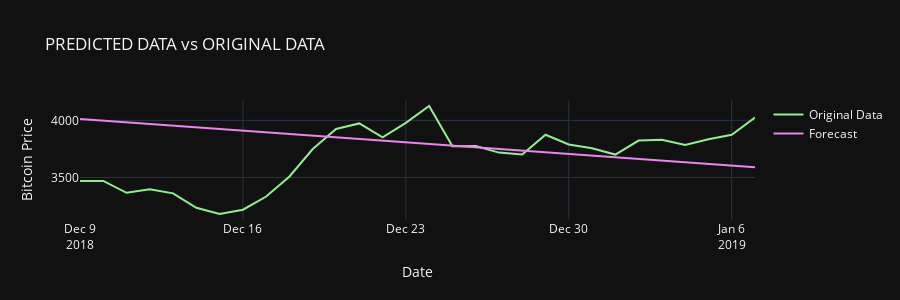

The notebook cell this image was saved under:
### Code cell
fig = go.Figure()

fig.add_trace(go.Scatter(x = df_test['date'], y = df_test['price'], marker_color='lightgreen', name='Original Data'))
fig.add_trace(go.Scatter(x = df_test['date'], y = predictions, marker_color='violet', name='Forecast'))

fig.update_layout(title = 'PREDICTED DATA vs ORIGINAL DATA', template = 'plotly_dark', height=300)
fig.update_xaxes(title='Date')
fig.update_yaxes(title='Bitcoin Price')

fig.show()

### Figure 1 — Plotly figure (JSON) as saved in the notebook; plotly's stock layout.template omitted (floating-point values rounded to 4 significant figures)
{"data": [{"marker": {"color": "lightgreen"}, "name": "Original Data", "type": "scatter", "x": ["2018-12-09", "2018-12-10", "2018-12-11", "2018-12-12", "2018-12-13", "2018-12-14", "2018-12-15", "2018-12-16", "2018-12-17", "2018-12-18", "2018-12-19", "2018-12-20", "2018-12-21", "2018-12-22", "2018-12-23", "2018-12-24", "2018-12-25", "2018-12-26", "2018-12-27", "2018-12-28", "2018-12-29", "2018-12-30", "2018-12-31", "2019-01-01", "2019-01-02", "2019-01-03", "2019-01-04", "2019-01-05", "2019-01-06", "2019-01-07"], "y": [3469.0, 3470.0, 3365.0, 3396.0, 3361.0, 3234.0, 3180.0, 3217.0, 3333.0, 3509.0, 3749.0, 3924.0, 3973.0, 3852.0, 3979.0, 4126.0, 3774.0, 3775.0, 3718.0, 3701.0, 3874.0, 3789.0, 3757.0, 3701.0, 3823.0, 3830.0, 3785.0, 3835.0, 3874.0, 4025.0]}, {"marker": {"color": "violet"}, "name": "Forecast", "type": "scatter", "x": ["2018-12-09", "2018-12-10", "2018-12-11", "2018-12-12", "2018-12-13", "2018-12-14", "2018-12-15", "2018-12-16", "2018-12-17", "2018-12-18", "2018-12-19", "2018-12-20", "2018-12-21", "2018-12-22", "2018-12-23", "2018-12-24", "2018-12-25", "2018-12-26", "2018-12-27", "2018-12-28", "2018-12-29", "2018-12-30", "2018-12-31", "2019-01-01", "2019-01-02", "2019-01-03", "2019-01-04", "2019-01-05", "2019-01-06", "2019-01-07"], "y": [4012.0, 3997.0, 3983.0, 3968.0, 3954.0, 3939.0, 3925.0, 3910.0, 3896.0, 3881.0, 3867.0, 3852.0, 3837.0, 3823.0, 3808.0, 3794.0, 3779.0, 3765.0, 3750.0, 3736.0, 3721.0, 3706.0, 3692.0, 3677.0, 3663.0, 3648.0, 3634.0, 3619.0, 3605.0, 3590.0]}], "layout": {"height": 300, "title": {"text": "PREDICTED DATA vs ORIGINAL DATA"}, "xaxis": {"title": {"text": "Date"}}, "yaxis": {"title": {"text": "Bitcoin Price"}}}}
